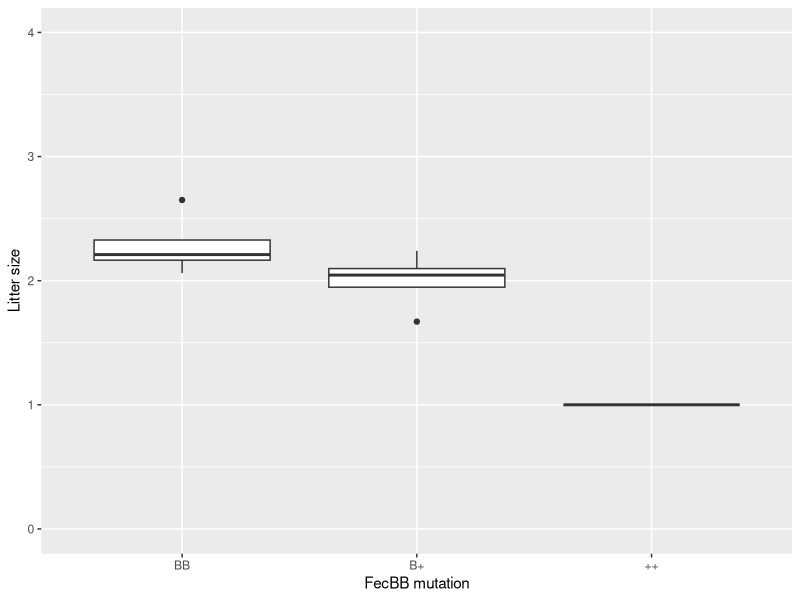
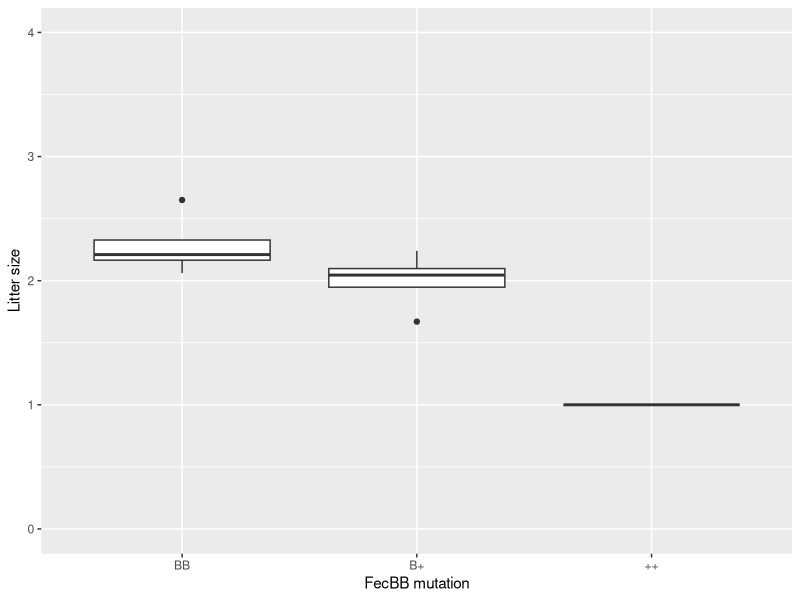

Generate these figures, in order, with R:
library(ggplot2)
library(reshape2)

data = read.csv("data/lambnumber.csv")

t.test(data$BB, data$B.)

data = melt(data)

ggplot(data, aes(x=variable, y=value), group=variable) +
  scale_y_continuous(breaks = c(0, 1, 2, 3, 4)) +
  scale_x_discrete(labels=c("BB", "B+", "++")) +
  ylim(0, 4) +
  labs(x="FecBB mutation", y="Litter size") + 
  geom_boxplot()

plotsize = 3.2
ggsave("Tansheep.pdf", width =plotsize, height = plotsize)
